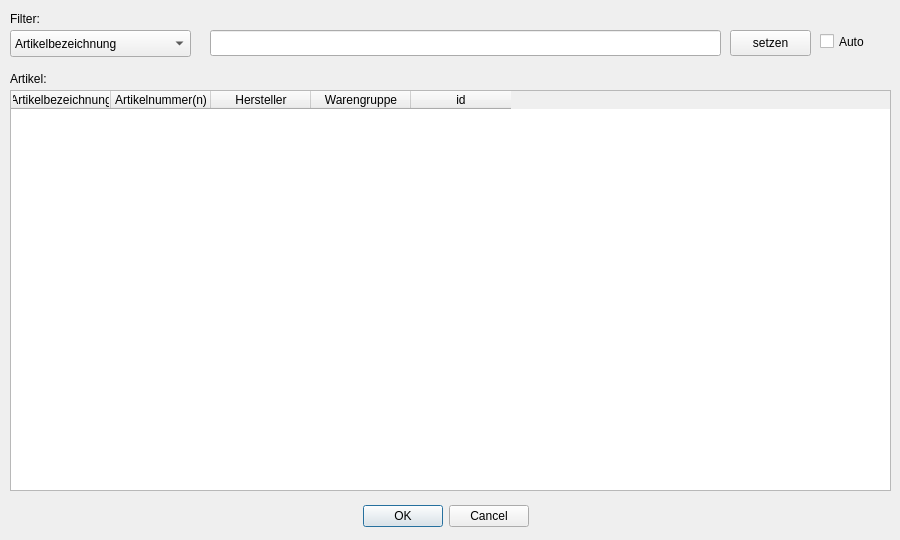
<?xml version="1.0" encoding="UTF-8"?>
<ui version="4.0">
 <class>CInputDialogBrowseArticle</class>
 <widget class="QDialog" name="CInputDialogBrowseArticle">
  <property name="geometry">
   <rect>
    <x>0</x>
    <y>0</y>
    <width>900</width>
    <height>540</height>
   </rect>
  </property>
  <property name="windowTitle">
   <string>Dialog</string>
  </property>
  <property name="windowIcon">
   <iconset resource="lava2res.qrc">
    <normaloff>:/images/res/icon.ico</normaloff>:/images/res/icon.ico</iconset>
  </property>
  <widget class="QLabel" name="label_2">
   <property name="geometry">
    <rect>
     <x>10</x>
     <y>70</y>
     <width>121</width>
     <height>18</height>
    </rect>
   </property>
   <property name="text">
    <string>Artikel:</string>
   </property>
  </widget>
  <widget class="QComboBox" name="comboBoxMask">
   <property name="geometry">
    <rect>
     <x>10</x>
     <y>30</y>
     <width>181</width>
     <height>27</height>
    </rect>
   </property>
   <item>
    <property name="text">
     <string>Artikelbezeichnung</string>
    </property>
   </item>
   <item>
    <property name="text">
     <string>1.Artikelnummer</string>
    </property>
   </item>
   <item>
    <property name="text">
     <string>2.Artikelnummer</string>
    </property>
   </item>
   <item>
    <property name="text">
     <string>Hersteller</string>
    </property>
   </item>
   <item>
    <property name="text">
     <string>Warengruppe</string>
    </property>
   </item>
  </widget>
  <widget class="QDialogButtonBox" name="buttonBox">
   <property name="geometry">
    <rect>
     <x>150</x>
     <y>500</y>
     <width>591</width>
     <height>32</height>
    </rect>
   </property>
   <property name="orientation">
    <enum>Qt::Horizontal</enum>
   </property>
   <property name="standardButtons">
    <set>QDialogButtonBox::Cancel|QDialogButtonBox::Ok</set>
   </property>
   <property name="centerButtons">
    <bool>true</bool>
   </property>
  </widget>
  <widget class="QTableWidget" name="tableWidgetArticle">
   <property name="geometry">
    <rect>
     <x>10</x>
     <y>90</y>
     <width>881</width>
     <height>401</height>
    </rect>
   </property>
   <property name="editTriggers">
    <set>QAbstractItemView::NoEditTriggers</set>
   </property>
   <property name="alternatingRowColors">
    <bool>true</bool>
   </property>
   <property name="selectionMode">
    <enum>QAbstractItemView::SingleSelection</enum>
   </property>
   <property name="selectionBehavior">
    <enum>QAbstractItemView::SelectRows</enum>
   </property>
   <property name="sortingEnabled">
    <bool>true</bool>
   </property>
   <column>
    <property name="text">
     <string>Artikelbezeichnung</string>
    </property>
   </column>
   <column>
    <property name="text">
     <string>Artikelnummer(n)</string>
    </property>
   </column>
   <column>
    <property name="text">
     <string>Hersteller</string>
    </property>
   </column>
   <column>
    <property name="text">
     <string>Warengruppe</string>
    </property>
   </column>
   <column>
    <property name="text">
     <string>id</string>
    </property>
   </column>
  </widget>
  <widget class="QPushButton" name="pushButtonMaskSet">
   <property name="geometry">
    <rect>
     <x>730</x>
     <y>30</y>
     <width>81</width>
     <height>26</height>
    </rect>
   </property>
   <property name="text">
    <string>setzen</string>
   </property>
  </widget>
  <widget class="QLabel" name="label_3">
   <property name="geometry">
    <rect>
     <x>10</x>
     <y>10</y>
     <width>121</width>
     <height>18</height>
    </rect>
   </property>
   <property name="text">
    <string>Filter:</string>
   </property>
  </widget>
  <widget class="QLineEdit" name="lineEditMask">
   <property name="geometry">
    <rect>
     <x>210</x>
     <y>30</y>
     <width>511</width>
     <height>26</height>
    </rect>
   </property>
  </widget>
  <widget class="QCheckBox" name="checkBoxAuto">
   <property name="geometry">
    <rect>
     <x>820</x>
     <y>30</y>
     <width>71</width>
     <height>23</height>
    </rect>
   </property>
   <property name="text">
    <string>Auto</string>
   </property>
  </widget>
 </widget>
 <tabstops>
  <tabstop>comboBoxMask</tabstop>
  <tabstop>lineEditMask</tabstop>
  <tabstop>pushButtonMaskSet</tabstop>
  <tabstop>checkBoxAuto</tabstop>
  <tabstop>tableWidgetArticle</tabstop>
  <tabstop>buttonBox</tabstop>
 </tabstops>
 <resources>
  <include location="lava2res.qrc"/>
 </resources>
 <connections/>
</ui>
